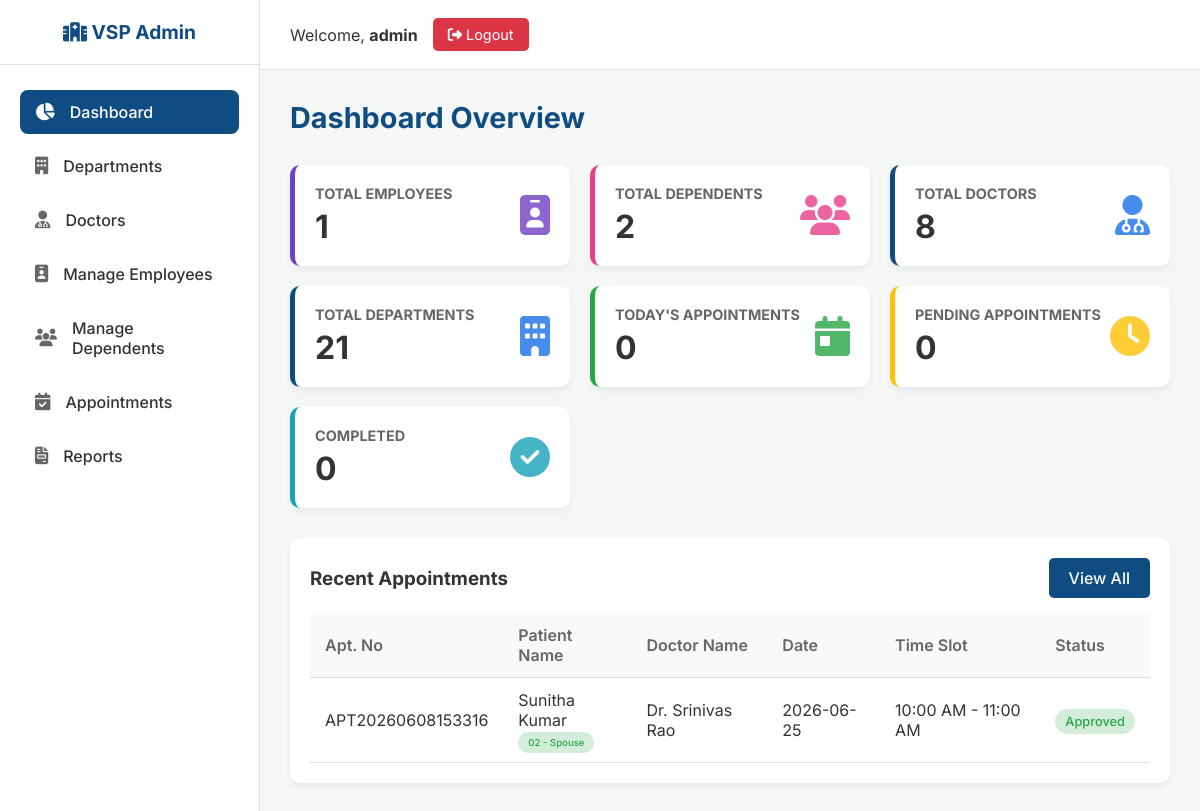
Page /admin/dashboard (signed in) on the earlier database version.
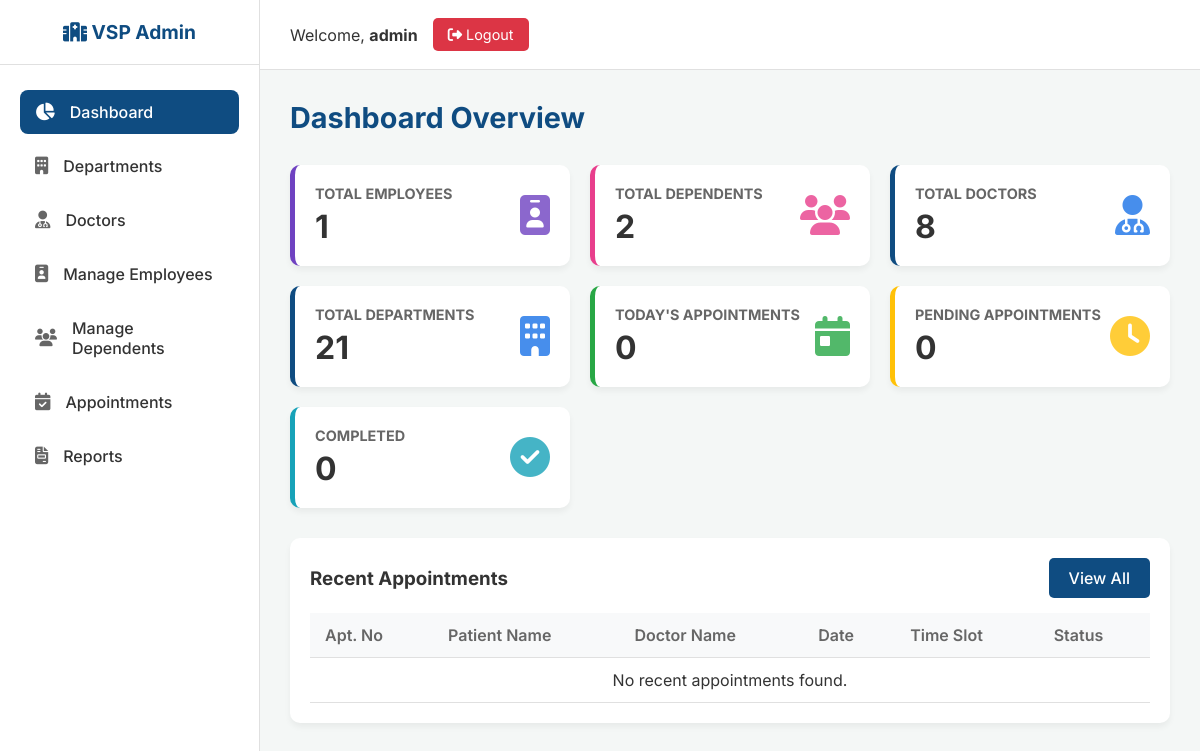
Same page on the later database version.
### tables this page shows
CREATE TABLE appointments (
            appointment_id INTEGER PRIMARY KEY AUTOINCREMENT,
            appointment_number TEXT UNIQUE NOT NULL,
            employee_id INTEGER,
            dependent_id INTEGER,
            patient_name TEXT,
            relationship TEXT,
            doctor_id INTEGER,
            department_id INTEGER,
            appointment_date TEXT NOT NULL,
            appointment_time TEXT NOT NULL,
            status TEXT DEFAULT 'Pending',
            FOREIGN KEY (employee_id) REFERENCES employees (id),
            FOREIGN KEY (dependent_id) REFERENCES dependents (dependent_id),
            FOREIGN KEY (doctor_id) REFERENCES doctors (id),
            FOREIGN KEY (department_id) REFERENCES departments (id)
        );

CREATE TABLE doctors (
            id INTEGER PRIMARY KEY AUTOINCREMENT,
            name TEXT NOT NULL,
            department_id INTEGER,
            specialization TEXT,
            qualification TEXT,
            experience TEXT,
            phone_number TEXT,
            email TEXT,
            available_days TEXT,
            available_time_slots TEXT,
            status TEXT DEFAULT 'Active',
            profile_photo TEXT,
            FOREIGN KEY (department_id) REFERENCES departments (id)
        );

### app.py (the view)
@app.route('/admin')
@app.route('/admin/dashboard')
def admin_dashboard():
    if not check_admin(): return redirect(url_for('login'))
    conn = get_db_connection()
    stats = {}
    stats['total_employees'] = conn.execute('SELECT COUNT(*) FROM employees').fetchone()[0]
    stats['total_dependents'] = conn.execute('SELECT COUNT(*) FROM dependents').fetchone()[0]
    stats['total_doctors'] = conn.execute('SELECT COUNT(*) FROM doctors').fetchone()[0]
    stats['total_departments'] = conn.execute('SELECT COUNT(*) FROM departments').fetchone()[0]
    today = datetime.now().strftime('%Y-%m-%d')
    stats['today_appointments'] = conn.execute('SELECT COUNT(*) FROM appointments WHERE appointment_date = ?', (today,)).fetchone()[0]
    stats['pending_appointments'] = conn.execute('SELECT COUNT(*) FROM appointments WHERE status = "Pending"').fetchone()[0]
    stats['completed_appointments'] = conn.execute('SELECT COUNT(*) FROM appointments WHERE status = "Completed"').fetchone()[0]
    recent_appointments = conn.execute('''
        SELECT a.appointment_number, a.patient_name, a.relationship, d.name as doctor_name, a.appointment_date, a.appointment_time, a.status
        FROM appointments a
        JOIN doctors d ON a.doctor_id = d.id
        ORDER BY a.appointment_id DESC LIMIT 5
    ''').fetchall()
    conn.close()
    return render_template('admin_dashboard.html', stats=stats, recent_appointments=recent_appointments)

### app.py (called while the page is built)
def get_db_connection():
    conn = sqlite3.connect('hospital.db')
    conn.row_factory = sqlite3.Row
    return conn

def check_admin():
    if not session.get('user_id') or session.get('role') != 'admin':
        return False
    return True

### templates/admin_dashboard.html
{% extends "admin_base.html" %}
{% block content %}
<div class="page-header">
    <h1 class="page-title">Dashboard Overview</h1>
</div>
<div class="dashboard-cards">
    <div class="card" style="border-left-color: #6f42c1;">
        <div class="card-info">
            <h3>Total Employees</h3>
            <h2>{{ stats.total_employees }}</h2>
        </div>
        <div class="card-icon" style="color: #6f42c1;"><i class="fas fa-id-badge"></i></div>
    </div>
    <div class="card" style="border-left-color: #e83e8c;">
        <div class="card-info">
            <h3>Total Dependents</h3>
            <h2>{{ stats.total_dependents }}</h2>
        </div>
        <div class="card-icon" style="color: #e83e8c;"><i class="fas fa-users"></i></div>
    </div>
    <div class="card">
        <div class="card-info">
            <h3>Total Doctors</h3>
            <h2>{{ stats.total_doctors }}</h2>
        </div>
        <div class="card-icon"><i class="fas fa-user-md"></i></div>
    </div>
    <div class="card">
        <div class="card-info">
            <h3>Total Departments</h3>
            <h2>{{ stats.total_departments }}</h2>
        </div>
        <div class="card-icon"><i class="fas fa-building"></i></div>
    </div>
    <div class="card" style="border-left-color: var(--success-color);">
        <div class="card-info">
            <h3>Today's Appointments</h3>
            <h2>{{ stats.today_appointments }}</h2>
        </div>
        <div class="card-icon" style="color: var(--success-color);"><i class="fas fa-calendar-day"></i></div>
    </div>
    <div class="card" style="border-left-color: var(--warning-color);">
        <div class="card-info">
            <h3>Pending Appointments</h3>
            <h2>{{ stats.pending_appointments }}</h2>
        </div>
        <div class="card-icon" style="color: var(--warning-color);"><i class="fas fa-clock"></i></div>
    </div>
    <div class="card" style="border-left-color: var(--info-color);">
        <div class="card-info">
            <h3>Completed</h3>
            <h2>{{ stats.completed_appointments }}</h2>
        </div>
        <div class="card-icon" style="color: var(--info-color);"><i class="fas fa-check-circle"></i></div>
    </div>
</div>
<div class="table-container">
    <div class="table-header">
        <h3>Recent Appointments</h3>
        <a href="{{ url_for('admin_appointments') }}" class="btn-primary">View All</a>
    </div>
    <table class="data-table">
        <thead>
            <tr>
                <th>Apt. No</th>
                <th>Patient Name</th>
                <th>Doctor Name</th>
                <th>Date</th>
                <th>Time Slot</th>
                <th>Status</th>
            </tr>
        </thead>
        <tbody>
            {% for apt in recent_appointments %}
            <tr>
                <td>{{ apt.appointment_number }}</td>
                <td>{{ apt.patient_name }} <br><small class="badge badge-active" style="font-size: 0.6rem;">{{ apt.relationship }}</small></td>
                <td>{{ apt.doctor_name }}</td>
                <td>{{ apt.appointment_date }}</td>
                <td>{{ apt.appointment_time }}</td>
                <td>
                    <span class="badge
                        {% if apt.status == 'Pending' %}badge-pending
                        {% elif apt.status == 'Approved' %}badge-active
                        {% elif apt.status == 'Completed' %}badge-completed
                        {% else %}badge-inactive{% endif %}">
                        {{ apt.status }}
                    </span>
                </td>
            </tr>
            {% else %}
            <tr>
                <td colspan="6" style="text-align: center;">No recent appointments found.</td>
            </tr>
            {% endfor %}
        </tbody>
    </table>
</div>
{% endblock %}

Differences in the rows shown:
removed appointments: appointment_number "APT20260608153316", patient_name "Sunitha Kumar", relationship "02 - Spouse", doctor_name "Dr. Srinivas Rao", appointment_date "2026-06-25", appointment_time "10:00 AM - 11:00 AM", status "Approved"
Other differences:
text now shown: "No recent appointments found."
